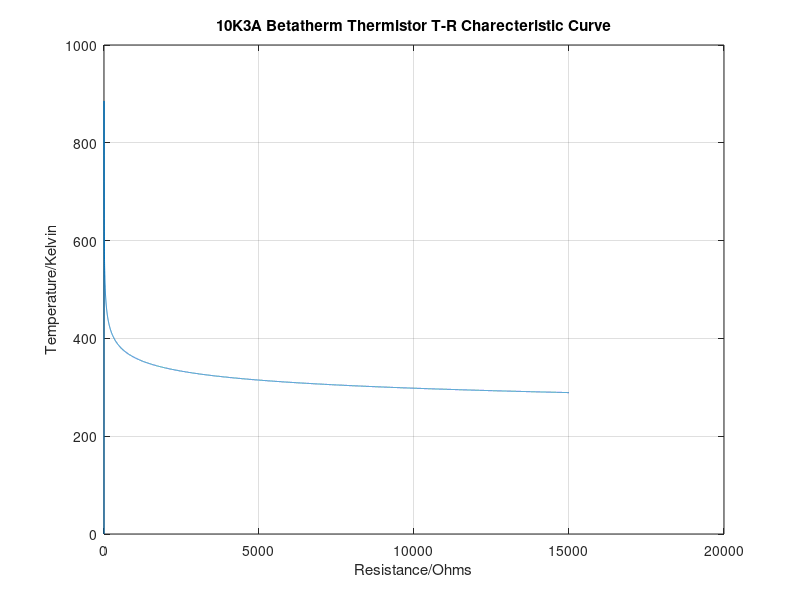

Recreate this plot in MATLAB. (Note: this script raises an error after producing the figure.)
clc; clear all; close all;
R=[0:15000];
T=(1.129241e-3+2.341077e-4.*log(R)+8.775468e-8.*(log(R)).^3).^-1;
plot(R, T )
grid on;
xlabel('Resistance/Ohms')
ylabel('Temperature/Kelvin')
title('10K3A Betatherm Thermistor T-R Charecteristic Curve')

xi=14000;
it=1;

while it<=3
    [resi_xi, dresi_xi]=resi(xi);
    xi_plus1=xi-(resi_xi./dresi_xi);
    err=abs((xi_plus1-xi)/(xi_plus1))*100;
    xi=xi_plus1
    err
    it=it+1;
end
